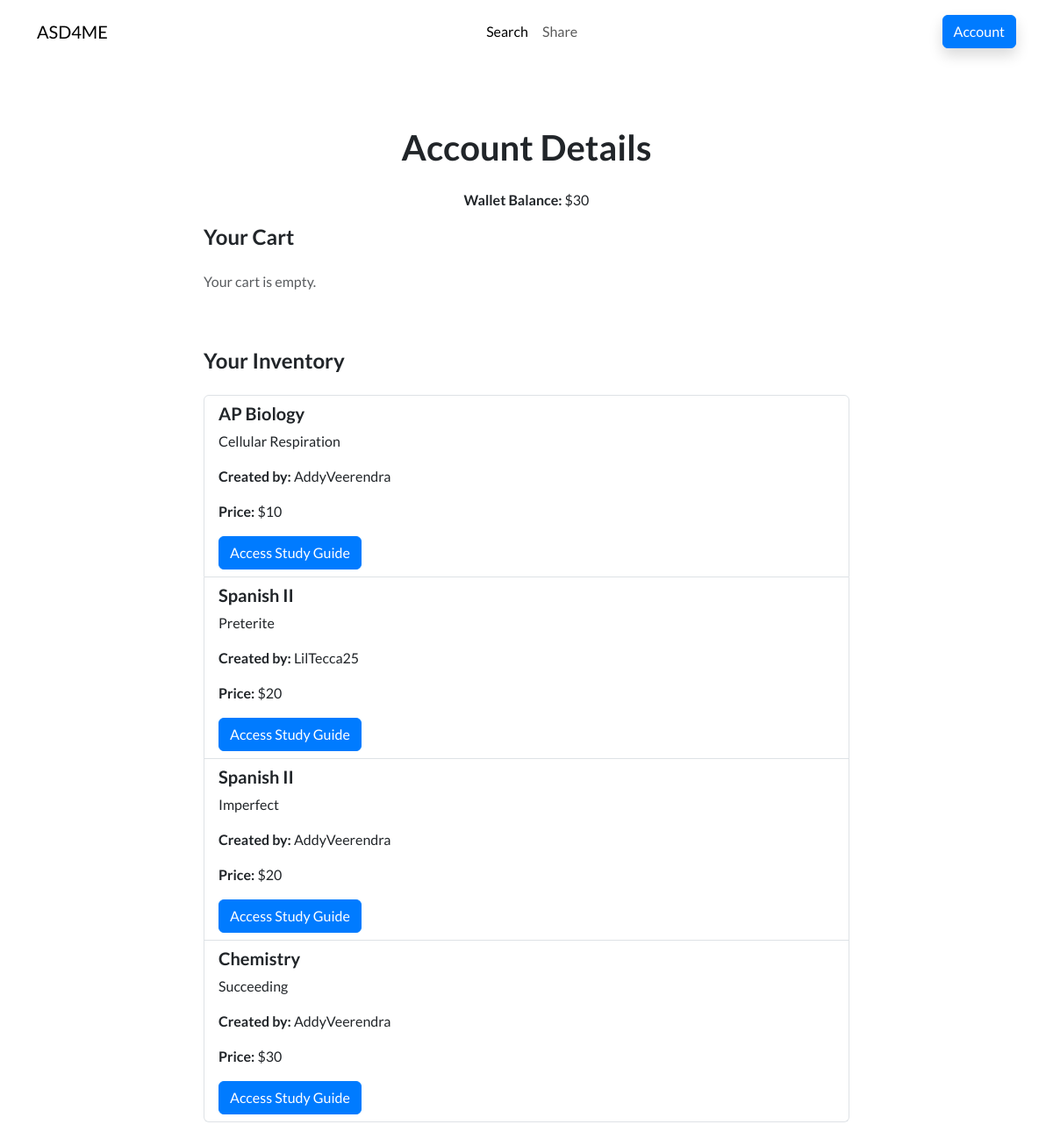
Before: /market/account (signed in) with the older database file.
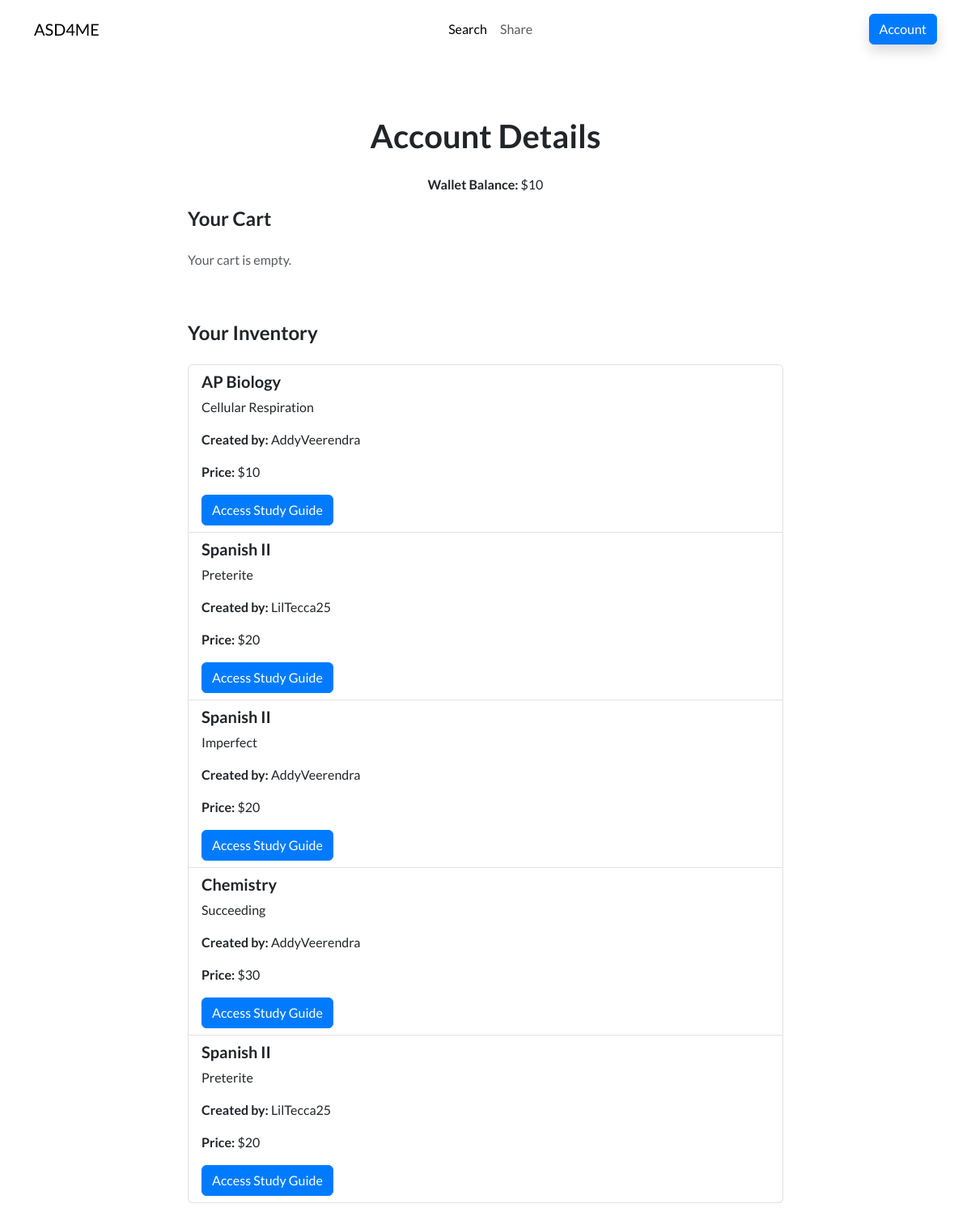
After: the same page with the newer database file.
### models.py (models this page shows)
class Inventory(db.Model):
    id = db.Column(db.Integer, primary_key=True)
    user_id = db.Column(db.Integer, db.ForeignKey('user.id'), nullable=False)
    study_guide_id = db.Column(db.Integer, db.ForeignKey('study_guide.id'), nullable=False)
    study_guide = db.relationship('StudyGuide')
    user = db.relationship('User', backref='inventory_items')

class StudyGuide(db.Model):
    id = db.Column(db.Integer, primary_key=True)
    Class = db.Column(db.String(20), nullable=False)
    UnitTopic = db.Column(db.String(20), nullable=False)
    Price = db.Column(db.Integer, nullable=False)
    Creator = db.Column(db.String(20), nullable=False)
    Link = db.Column(db.String(100), nullable=False)

### Market.py (the view, shortened to what this page needs)
@market_bp.route('/account', methods=['GET', 'POST'])
@login_required
def account_home():
    cart = current_user.cart
    cart_items = CartItem.query.filter_by(cart_id=cart.id).all() if cart else []
    inventory_items = Inventory.query.filter_by(user_id=current_user.id).all()
    form = FlaskForm()
    return render_template('account.html', wallet=current_user.wallet, cart_items=cart_items, inventory=inventory_items, form=form)

### ASD4ME.py (called while the page is built)
@login_manager.user_loader
def load_user(user_id):
    return User.query.get(int(user_id))

### templates/account.html (shortened to what the changed rows need)
<!DOCTYPE html>
<html lang="en">
<head>
    <link rel="stylesheet" href="/static/assets/bootstrap/css/bootstrap.min.css">
</head>
<body>
    <section class="py-5 mt-5">
        <div class="container py-5">
            <div class="row">
                <div class="col-md-8 col-xl-6 text-center mx-auto">
                    <h2 class="display-6 fw-bold mb-4">Account Details</h2>
                    <p><strong>Wallet Balance:</strong> ${{ wallet }}</p>
                </div>
            </div>
            <div class="row d-flex justify-content-center mt-5">
                <div class="col-md-8">
                    {% if inventory %}
                        <ul class="list-group">
                            {% for item in inventory %}
                                <li class="list-group-item">
                                    <div>
                                        <h5>{{ item.study_guide.Class }}</h5>
                                        <p>{{ item.study_guide.UnitTopic }}</p>
                                        <p><strong>Created by:</strong> {{ item.study_guide.Creator }}</p>
                                        <p><strong>Price:</strong> ${{ item.study_guide.Price }}</p>
                                        <a href="{{ item.study_guide.Link if item.study_guide.Link.startswith('http') else 'https://' + item.study_guide.Link }}" class="btn btn-primary">Access Study Guide</a>
                                    </div>
                                </li>
                            {% endfor %}
                        </ul>
                    {% else %}
                        <p class="text-muted">Your inventory is empty.</p>
                    {% endif %}
                </div>
            </div>
        </div>
    </section>
</body>
</html>

Changed rows visible on the page:
added Inventory: study_guide.Class "Spanish II", study_guide.UnitTopic "Preterite", study_guide.Creator "LilTecca25", study_guide.Price "20"
Other visible differences:
{{ wallet }}: "30" → "10"
